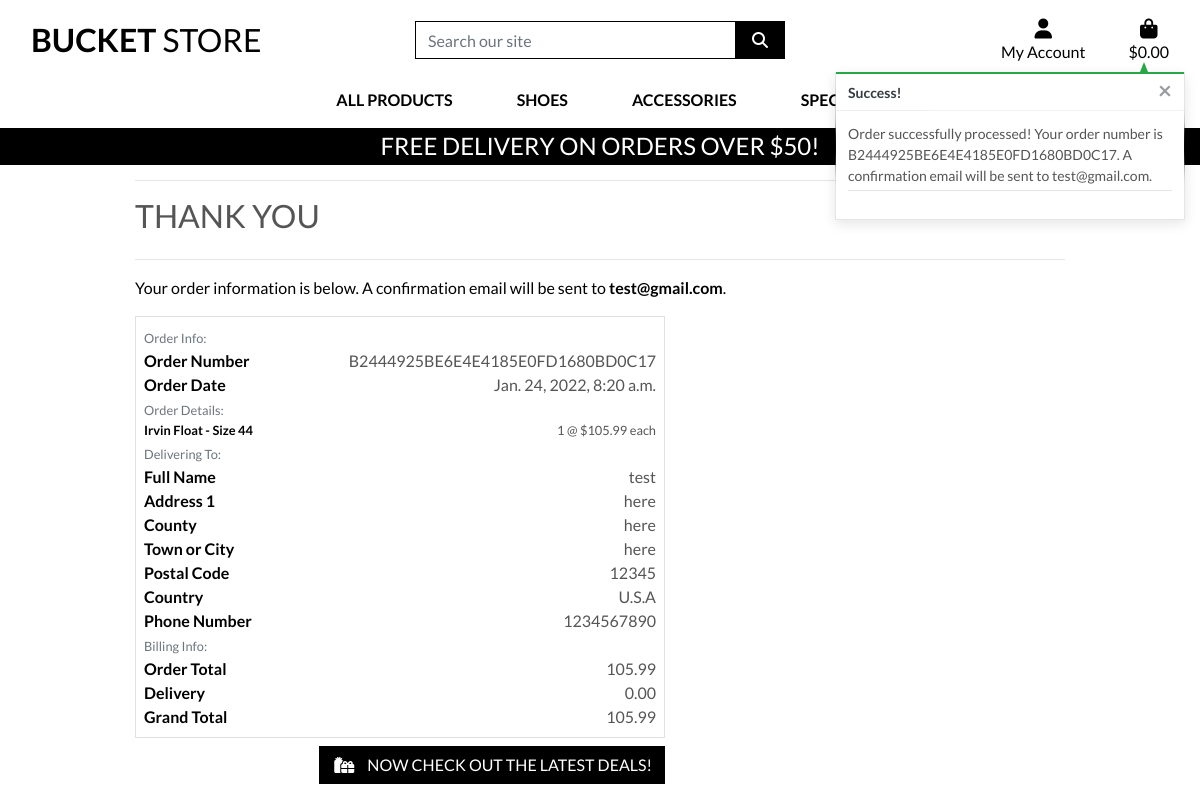
Screenshot of /checkout/checkout_success/B2444925BE6E4E4185E0FD1680BD0C17 with the database file from the repository.
### checkout/models.py (models this page shows, shortened)
class Order(models.Model):
    order_number = models.CharField(max_length=32, null=False, editable=False)
    full_name = models.CharField(max_length=50, null=False, blank=False)
    email = models.EmailField(max_length=254, null=False, blank=False)
    phone_number = models.CharField(max_length=20, null=False, blank=False)
    country = models.CharField(max_length=40, null=False, blank=False)
    postcode = models.CharField(max_length=20, null=True, blank=True)
    town_or_city = models.CharField(max_length=40, null=False, blank=False)
    street_address1 = models.CharField(max_length=80, null=False, blank=False)
    street_address2 = models.CharField(max_length=80, null=True, blank=True)
    county = models.CharField(max_length=80, null=True, blank=True)
    date = models.DateTimeField(auto_now_add=True)
    delivery_cost = models.DecimalField(max_digits=6, decimal_places=2, null=False, default=0)
    order_total = models.DecimalField(max_digits=10, decimal_places=2, null=False, default=0)
    grand_total = models.DecimalField(max_digits=10, decimal_places=2, null=False, default=0)

class OrderLineItem(models.Model):
    order = models.ForeignKey(Order, null=False, blank=False, on_delete=models.CASCADE, related_name='lineitems')
    product = models.ForeignKey(Product, null=False, blank=False, on_delete=models.CASCADE)
    product_size = models.CharField(max_length=2, null=True, blank=True) # 36, 38, 40, 42, 44, 46
    quantity = models.IntegerField(null=False, blank=False, default=0)
    lineitem_total = models.DecimalField(max_digits=6, decimal_places=2, null=False, blank=False, editable=False)

### products/models.py (models this page shows, shortened)
class Product(models.Model):
    category = models.ForeignKey('Category', null=True, blank=True, on_delete=models.SET_NULL)
    sku = models.CharField(max_length=254, null=True, blank=True)
    name = models.CharField(max_length=254)
    description = models.TextField()
    has_sizes = models.BooleanField(default=False, null=True, blank=True)
    price = models.DecimalField(max_digits=6, decimal_places=2)
    rating = models.DecimalField(max_digits=6, decimal_places=2, null=True, blank=True)
    image_url = models.URLField(max_length=1024, null=True, blank=True)
    image = models.ImageField(null=True, blank=True)

### checkout/views.py (the view)
# urls.py: path('checkout_success/<order_number>', views.checkout_success, name='checkout_success'),
def checkout_success(request, order_number):
    save_info = request.session.get('save_info')
    order = get_object_or_404(Order, order_number=order_number)
    messages.success(request, f'Order successfully processed! \
        Your order number is {order_number}. A confirmation \
        email will be sent to {order.email}.')
    if 'bag' in request.session:
        del request.session['bag']
    template = 'checkout/checkout_success.html'
    context = {
        'order': order,
    }
    return render(request, template, context)

### checkout/templates/checkout/checkout_success.html (shortened to what this page needs)
{% extends "base.html" %}
{% load static %}
{% block extra_css %}
    <link rel="stylesheet" href="{% static 'checkout/css/checkout.css' %}">
{% endblock %}
{% block page_header %}
    <div class="container header-container">
    </div>
{% endblock %}
{% block content %}
    <div class="overlay"></div>
    <div class="container">
        <div class="row">
            <div class="col">
                <hr>
                <h2 class="logo-font mb-4">Thank You</h2>
                <hr>
                <p class="text-black">Your order information is below. A confirmation email will be sent to <strong>{{ order.email }}</strong>.</p>
            </div>
        </div>
        <div class="row">
            <div class="col-12 col-lg-7">
                <div class="order-confirmation-wrapper p-2 border">
                    <div class="row">
                        <div class="col">
                            <small class="text-muted">Order Info:</small>
                        </div>
                    </div>
                    <div class="row">
                        <div class="col-12 col-md-4">
                            <p class="mb-0 text-black font-weight-bold">Order Number</p>
                        </div>
                        <div class="col-12 col-md-8 text-md-right">
                            <p class="mb-0">{{ order.order_number }}</p>
                        </div>
                    </div>
                    <div class="row">
                        <div class="col-12 col-md-4">
                            <p class="mb-0 text-black font-weight-bold">Order Date</p>
                        </div>
                        <div class="col-12 col-md-8 text-md-right">
                            <p class="mb-0">{{ order.date }}</p>
                        </div>
                    </div>
                    <div class="row">
                        <div class="col">
                            <small class="text-muted">Order Details:</small>
                        </div>
                    </div>
                    {% for item in order.lineitems.all %}
                    <div class="row">
                        <div class="col-12 col-md-4">
                            <p class="small mb-0 text-black font-weight-bold">
                                {{ item.product.name }}{% if item.product_size %} - Size {{ item.product_size|upper }}{% endif %}
                            </p>
                        </div>
                        <div class="col-12 col-md-8 text-md-right">
                            <p class="small mb-0">{{ item.quantity }} @ ${{ item.product.price }} each</p>
                        </div>
                    </div>
                    {% endfor %}
                    <div class="row">
                        <div class="col">
                            <small class="text-muted">Delivering To:</small>
                        </div>
                    </div>
                    <div class="row">
                        <div class="col-12 col-md-4">
                            <p class="mb-0 text-black font-weight-bold">Full Name</p>
                        </div>
                        <div class="col-12 col-md-8 text-md-right">
                            <p class="mb-0">{{ order.full_name }}</p>
                        </div>
                    </div>
                    <div class="row">
                        <div class="col-12 col-md-4">
                            <p class="mb-0 text-black font-weight-bold">Address 1</p>
                        </div>
                        <div class="col-12 col-md-8 text-md-right">
                            <p class="mb-0">{{ order.street_address1 }}</p>
                        </div>
                    </div>
                    {% if order.county %}
                    <div class="row">
                        <div class="col-12 col-md-4">
                            <p class="mb-0 text-black font-weight-bold">County</p>
                        </div>
                        <div class="col-12 col-md-8 text-md-right">
                            <p class="mb-0">{{ order.county }}</p>
                        </div>
                    </div>
                    {% endif %}
                    <div class="row">
                        <div class="col-12 col-md-4">
                            <p class="mb-0 text-black font-weight-bold">Town or City</p>
                        </div>
                        <div class="col-12 col-md-8 text-md-right">
                            <p class="mb-0">{{ order.town_or_city }}</p>
                        </div>
                    </div>
                    {% if order.postcode %}
                    <div class="row">
                        <div class="col-12 col-md-4">
                            <p class="mb-0 text-black font-weight-bold">Postal Code</p>
                        </div>
                        <div class="col-12 col-md-8 text-md-right">
                            <p class="mb-0">{{ order.postcode }}</p>
                        </div>
                    </div>
                    {% endif %}
                    <div class="row">
                        <div class="col-12 col-md-4">
                            <p class="mb-0 text-black font-weight-bold">Country</p>
                        </div>
                        <div class="col-12 col-md-8 text-md-right">
                            <p class="mb-0">{{ order.country }}</p>
                        </div>
                    </div>
                    <div class="row">
                        <div class="col-12 col-md-4">
                            <p class="mb-0 text-black font-weight-bold">Phone Number</p>
                        </div>
                        <div class="col-12 col-md-8 text-md-right">
                            <p class="mb-0">{{ order.phone_number }}</p>
                        </div>
                    </div>
                    <div class="row">
                        <div class="col">
                            <small class="text-muted">Billing Info:</small>
                        </div>
                    </div>
                    <div class="row">
                        <div class="col-12 col-md-4">
                            <p class="mb-0 text-black font-weight-bold">Order Total</p>
                        </div>
                        <div class="col-12 col-md-8 text-md-right">
                            <p class="mb-0">{{ order.order_total }}</p>
                        </div>
                    </div>
                    <div class="row">
                        <div class="col-12 col-md-4">
                            <p class="mb-0 text-black font-weight-bold">Delivery</p>
                        </div>
                        <div class="col-12 col-md-8 text-md-right">
                            <p class="mb-0">{{ order.delivery_cost }}</p>
                        </div>
                    </div>
                    <div class="row">
                        <div class="col-12 col-md-4">
                            <p class="mb-0 text-black font-weight-bold">Grand Total</p>
                        </div>
                        <div class="col-12 col-md-8 text-md-right">
                            <p class="mb-0">{{ order.grand_total }}</p>
                        </div>
                    </div>
                </div>
            </div>
        </div>
        <div class="row">
			<div class="col-12 col-lg-7 text-right">
				<a href="{% url 'products' %}?category=new_arrivals,deals,clearance" class="btn btn-black rounded-0 my-2">
					<span class="icon mr-2">
						<i class="fas fa-gifts"></i>
					</span>
					<span class="text-uppercase">Now check out the latest deals!</span>
				</a>
			</div>
		</div>
    </div>
{% endblock %}

### rows the page displays
Order: email "test@gmail.com", order_number "B2444925BE6E4E4185E0FD1680BD0C17", date "Jan. 24, 2022, 8:20 a.m.", full_name "test", street_address1 "here", county "here", town_or_city "here", postcode "12345", country "U.S.A", phone_number "1234567890", order_total "105.99", delivery_cost "0.00", grand_total "105.99"
OrderLineItem: product.name "Irvin Float", product_size "44", quantity "1", product.price "105.99"

### other values shown
{{ free_delivery_threshold }} "50"
{{ message }} "Order successfully processed! Your order number is B2444925BE6E4E4185E0FD1680BD0C17. A confirmation email will be sent to test@gmail.com."
